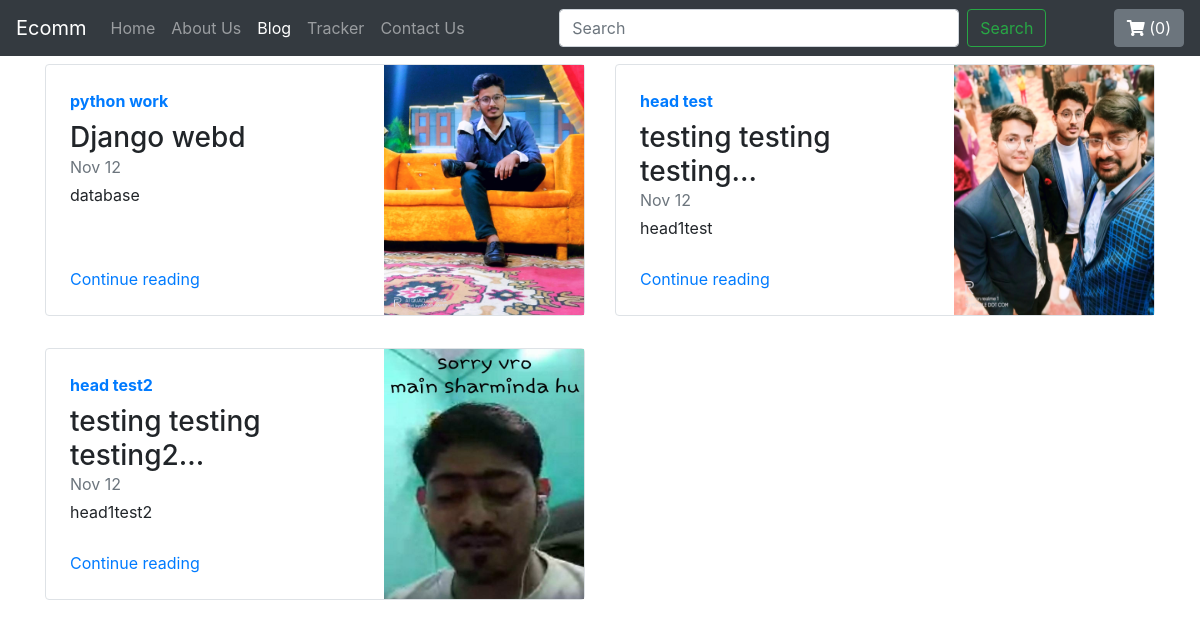
Screenshot of /blog/ with the database file from the repository.
### blog/models.py (models this page shows)
class Blogpost(models.Model):
    post_id = models.AutoField(primary_key= True)
    title = models.CharField(max_length=50)
    head0 = models.CharField(max_length=500, default="")
    chead0 = models.CharField(max_length=5000, default="")
    head1 = models.CharField(max_length=500, default="")
    chead1 = models.CharField(max_length=5000, default="")
    head2 = models.CharField(max_length=500, default="")
    chead2 = models.CharField(max_length=5000, default="")
    pub_date = models.DateField()
    thumbnail = models.ImageField(upload_to='shop/images', default="")
    def __str__(self):
        return self.title

### blog/views.py (the view)
# urls.py: path("", views.index, name="blogHome"),
def index(request):
    myposts= Blogpost.objects.all()
    print(myposts)
    return render(request, 'blog/index.html', {'myposts': myposts})

### blog/templates/blog/index.html
{% extends 'blog/basic.html' %}
{% block blogactive %}active{% endblock %}
{% block body %}
<div class="container">
<div class="row my-2">
    {% for item in myposts %}
        <div class="col-md-6">
            <div
                class="row no-gutters border rounded overflow-hidden flex-md-row mb-4 shadow-sm h-md-250 position-relative">
                <div class="col p-4 d-flex flex-column position-static">
                    <strong class="d-inline-block mb-2 text-primary">{{item.head0}}</strong>
                    <h3 class="mb-0">{{item.title}}</h3>
                    <div class="mb-1 text-muted">Nov 12</div>
                    <p class="card-text mb-auto">{{item.head1}}</p>
                    <a href="blogpost/{{item.post_id}}" class="stretched-link">Continue reading</a>
                </div>
                <div class="col-auto d-none d-lg-block">
                    <img src="/media/{{item.thumbnail}}" class="bd-placeholder-img" width="200" height="250"
                        aria-label="Placeholder: Thumbnail"/>
                </div>
            </div>
        </div>
{% if forloop.counter|divisibleby:2 %}
    </div><div class="row my-2">
    {% endif %}
    {% endfor %}
</div>
{% endblock %}

### blog/templates/blog/basic.html (shortened to what this page needs)
<!DOCTYPE html>
<html lang="en">
  <head>
    <link
      rel="stylesheet"
      href="https://maxcdn.bootstrapcdn.com/bootstrap/4.0.0/css/bootstrap.min.css"
    />
    <link
      rel="stylesheet"
      href="https://cdnjs.cloudflare.com/ajax/libs/font-awesome/5.8.2/css/all.min.css"
    />
  </head>
  <body>
    <nav class="navbar navbar-expand-lg navbar-dark bg-dark">
      <a class="navbar-brand" href="/shop">Ecomm</a>
      <div class="collapse navbar-collapse" id="navbarSupportedContent">
        <ul class="navbar-nav mr-auto">
          <li class="nav-item {% block homeactive %}{% endblock homeactive %}">
            <a class="nav-link" href="/shop"
              >Home <span class="sr-only">(current)</span></a
            >
          </li>
          <li
            class="nav-item {% block aboutactive %}{% endblock aboutactive %}"
          >
            <a class="nav-link" href="/shop/about">About Us</a>
          </li>
          <li class="nav-item {% block blogactive %}{% endblock %}">
            <a class="nav-link" href="/blog">Blog</a>
          </li>
          <li
            class="nav-item {% block trackactive %}{% endblock trackactive %}"
          >
            <a class="nav-link" href="/shop/tracker">Tracker</a>
          </li>
          <li class="nav-item {% block contactive %}{% endblock contactive %}">
            <a class="nav-link" href="/shop/contact">Contact Us</a>
          </li>
        </ul>
        <form method='get' action='/shop/search/' style="margin: auto;" class="form-inline my-2 my-lg-0">
          <input class="form-control mr-sm-2" style="width: 25rem;" type="search" placeholder="Search" aria-label="Search" name="search" id="search">
          <button class="btn btn-outline-success my-2 my-sm-0" type="submit">Search</button>
        </form>
        <button
          type="button"
          class="btn btn-secondary ml-4"
          id="popcart"
          data-container="body"
          data-html="true"
          data-toggle="popover"
          data-placement="bottom"
          data-content="Vivamus
sagittis lacus vel augue laoreet rutrum faucibus."
        >
          <i class="fas fa-shopping-cart"></i> (<span id="cart">0</span>)
        </button>
      </div>
    </nav>
    {% block body %}{% endblock body %}
  </body>
</html>

### rows the page displays
Blogpost: head0 "python work", title "Django webd", head1 "database", thumbnail (picture)
Blogpost: head0 "head test", title "testing testing testing...", head1 "head1test", thumbnail (picture)
Blogpost: head0 "head test2", title "testing testing testing2...", head1 "head1test2", thumbnail (picture)
